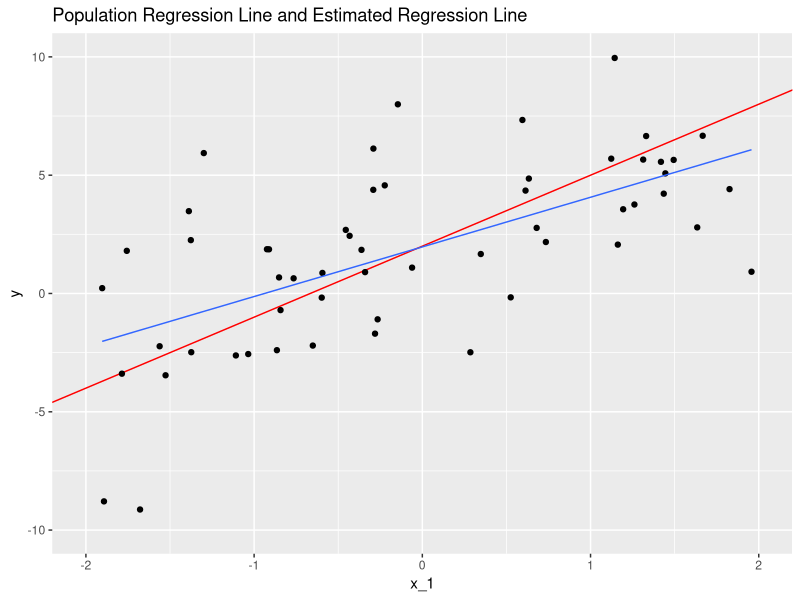
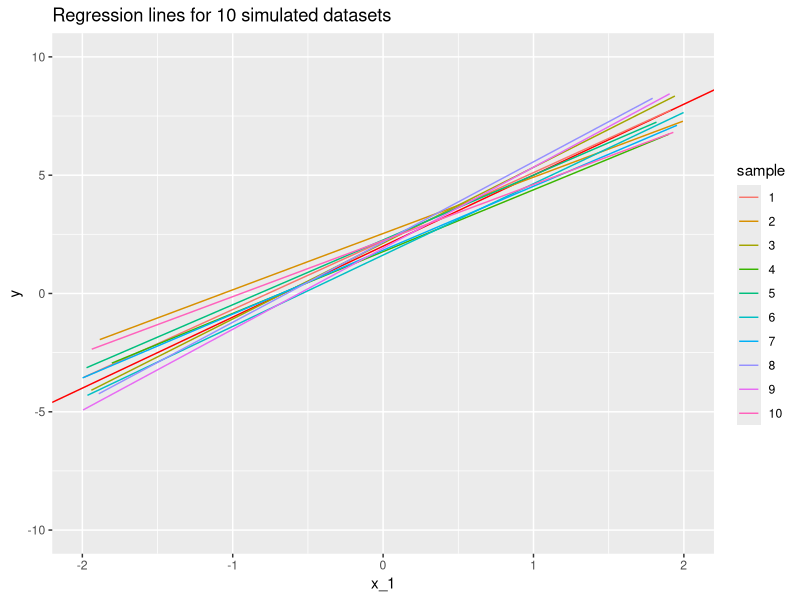
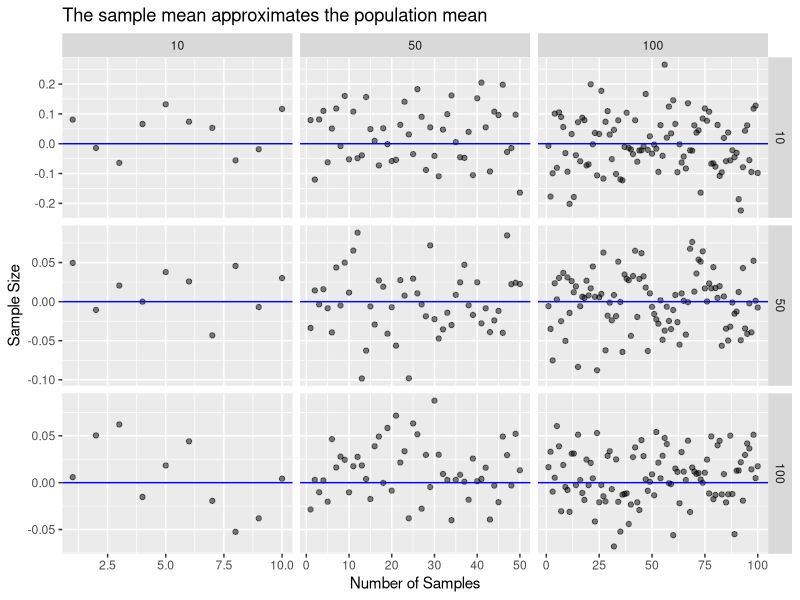
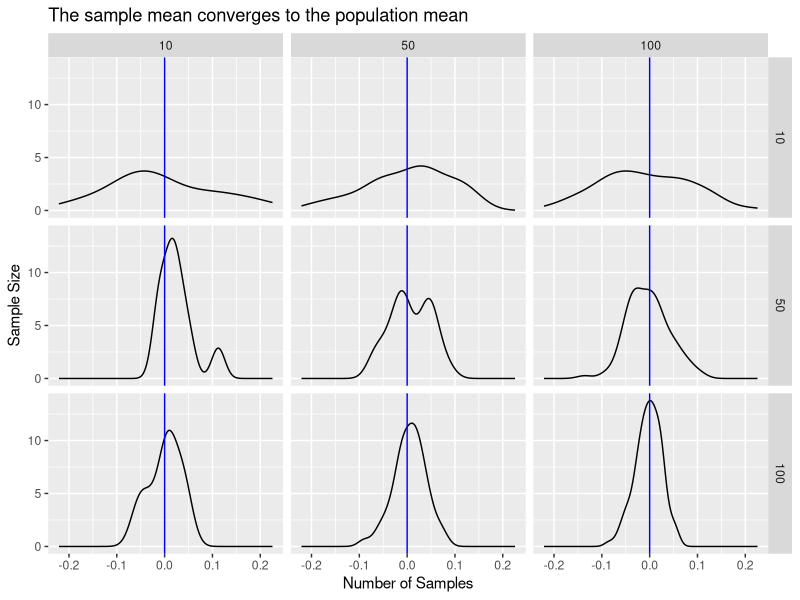
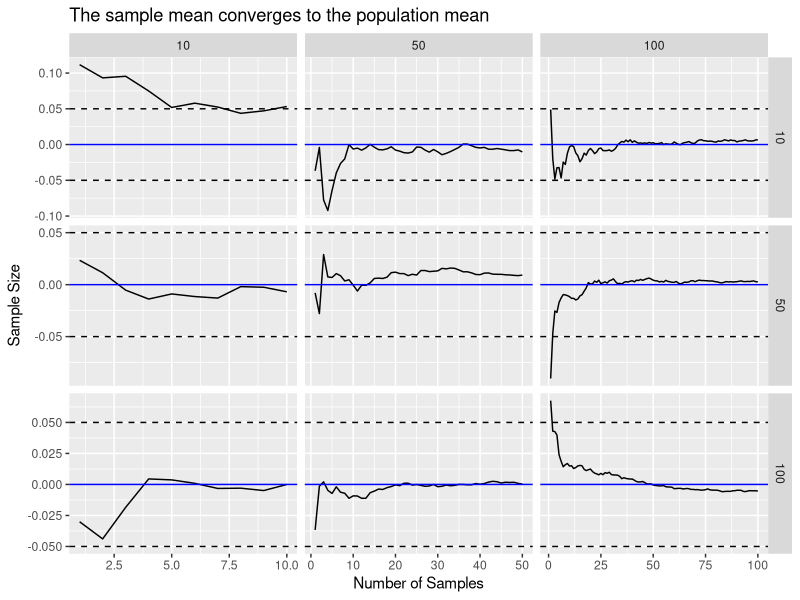

Write R code to recreate these figures, in order.
## ---- chunk 1
library(dplyr, warn.conflicts = FALSE)
library(ggplot2)
library(purrr)
library(knitr)
## ---- chunk 2
set.seed(20210707)
## ---- chunk 3
# Number of observations
n <- 100

# random variable x
x <- runif(n)

# True slope and intercept of line
beta <- c(2, 3)

# irreducible error
epsilon <- rnorm(n)

# True value of y
y <- beta[1] + beta[2] * x + epsilon
## ---- chunk 4
tibble(y, x, epsilon) %>%
    head() %>%
    kable(booktabs = TRUE)
## ---- chunk 5
# residual sum of squares formula
rss <- function(...) {
    beta <- c(...)
    sum((y - (beta[1] + beta[2] * x))^2)
}
## ---- chunk 6
tibble(beta_0 = c(0, 1, 2, 1.8), beta_1 = c(1, 2, 3, 3.3)) %>%
    group_by(beta_0, beta_1) %>%
    mutate(RSS = rss(beta_0, beta_1)) %>%
    ungroup() %>%
    kable()
## ---- chunk 7
fit <- optim(par = c(0, 1), fn = rss)
fit$par
## ---- chunk 8
b1 <- sum((x - mean(x)) * (y - mean(y))) / sum((x - mean(x))^2)
b1

b0 <- mean(y) - (b1 * mean(x))
b0
## ---- chunk 9
lm(y ~ x)
## ---- chunk 10

simulate_data <- function(beta = c(0, 0), n = 100, sd = 1) {
    # column dimension
    m <- length(beta)
    
    # Population parameters
    beta <- matrix(beta, nrow = 1, dimnames = list(NULL, paste0("beta_", seq_along(beta)-1)))
    
    # Sample Data
    X <- matrix(
        data = c(rep(1, n),                    # Assign a constant term for x_0 
                 rnorm((m-1) * n, sd = sd)),   # random normals for remaining x
        ncol = m, nrow = n,
        byrow = FALSE,
        dimnames = list(NULL, paste0("x_", seq_along(beta)-1))
    )

    # Irreducible error 
    e <- matrix(rnorm(n, sd = sd), ncol = 1, dimnames = list(NULL, "e"))
    
    # Compute y
    y <- X %*% t(beta) + e
    colnames(y) <- "y"

    # Return a data frame, drop the constant
    data.frame(cbind(y, X, e))[, -2]
}

#test <- simulate_data(beta = c(2, 3), n = 1000)
#test
## ---- chunk 11
# Replicate Figure 3.3

# Generate 1 sample and plot
simulate_data(beta = c(2, 3), n = 100, sd = 3) %>%
ggplot(mapping = aes(x = x_1, y = y)) +
    geom_abline(slope = 3, intercept = 2, color = "red") +
    geom_point() +
    geom_smooth(method = "lm", se = FALSE, size = 0.5) +
    scale_x_continuous(limits = c(-2, 2)) +
    scale_y_continuous(limits = c(-10, 10)) +
    labs(title = "Population Regression Line and Estimated Regression Line")
## ---- chunk 12
# Generate 10 samples and plot
map_df(1:10, ~ simulate_data(beta = c(2, 3), n = 100, sd = 3), .id = "sample") %>%
    mutate(sample = as.factor(as.numeric(sample))) %>%
ggplot(mapping = aes(x = x_1, y = y, color = sample)) +
    geom_abline(slope = 3, intercept = 2, color = "red") +
    geom_smooth(method = "lm", se = FALSE, size = 0.5) +
    scale_x_continuous(limits = c(-2, 2)) +
    scale_y_continuous(limits = c(-10, 10)) +
    labs(title = "Regression lines for 10 simulated datasets")
## ---- chunk 13
generate_sample_means <- function(N = 10000, mean = 0, n = 10, k = 200) {
    # N     # population size
    # mean  # population mean
    # n     # sample size
    # k     # sample count
    
    #population <- rnorm(N, mean)
    population <- runif(N, mean - 0.5, mean + 0.5)
    sample_mean <- sapply(1:k, function(i) mean(sample(population, n)))
    
    data.frame(
        iteration       = 1:k,
        n               = rep(n, k),
        k               = rep(k, k),
        population_mean = rep(mean, k),
        sample_mean     = sample_mean,
        cumulative_mean = cumsum(sample_mean) / seq_along(sample_mean)
    )
}

law_of_large_n_plot <- function(.data) {
    .data %>%
        ggplot(mapping = aes(x = iteration, y = cumulative_mean)) +
        geom_line() +
        geom_hline(yintercept = mean(pop), color = "blue") +
        labs(title = "Law of Large Numbers: the sample mean converges to the population mean",
             y = "Cumulative Mean",
             x = "Number of Samples")
}

#law_of_large_n_data() %>% law_of_large_n_plot()

law_of_large_n_gridplot <- function(.data) {
    .data %>%
        ggplot(mapping = aes(x = iteration, y = cumulative_mean)) +
        geom_line() +
        geom_hline(yintercept = .data$population_mean - 0.05, linetype = "dashed") +
        geom_hline(yintercept = .data$population_mean + 0.05, linetype = "dashed") +
        geom_hline(yintercept = .data$population_mean, color = "blue") +
        facet_grid(n ~ k, scales = "free") +
        labs(title = "The sample mean converges to the population mean",
             y = "Sample Size",
             x = "Number of Samples")
}

law_of_large_n_gridplot_dots <- function(.data) {
    .data %>%
        ggplot(mapping = aes(x = iteration, y = sample_mean)) +
        geom_point(alpha = 0.5) +
        geom_hline(yintercept = head(.data$population_mean, 1), color = "blue") +
        facet_grid(n ~ k, scales = "free") +
        labs(title = "The sample mean approximates the population mean",
             y = "Sample Size",
             x = "Number of Samples")
}

law_of_large_n_gridplot_density <- function(.data) {
    .data %>%
        ggplot(mapping = aes(x = sample_mean)) +
        geom_density() +
        geom_vline(xintercept = .data$population_mean, color = "blue") +
        facet_grid(n ~ k) +#, scales = "free") +
        labs(title = "The sample mean converges to the population mean",
             y = "Sample Size",
             x = "Number of Samples")
}

## ---- chunk 14
pmap_dfr(
    expand.grid(n = c(10, 50, 100), k = c(10, 50, 100), N = 10000, mean = 0), 
    generate_sample_means
) %>% 
    law_of_large_n_gridplot_dots() 
    
## ---- chunk 15
pmap_dfr(
    expand.grid(n = c(10, 50, 100), k = c(10, 50, 100), N = 10000, mean = 0), 
    generate_sample_means
) %>% 
    law_of_large_n_gridplot_density()
    
## ---- chunk 16
pmap_dfr(
    expand.grid(n = c(10, 50, 100), k = c(10, 50, 100), N = 10000, mean = 0), 
    generate_sample_means
) %>% 
    law_of_large_n_gridplot()
    
